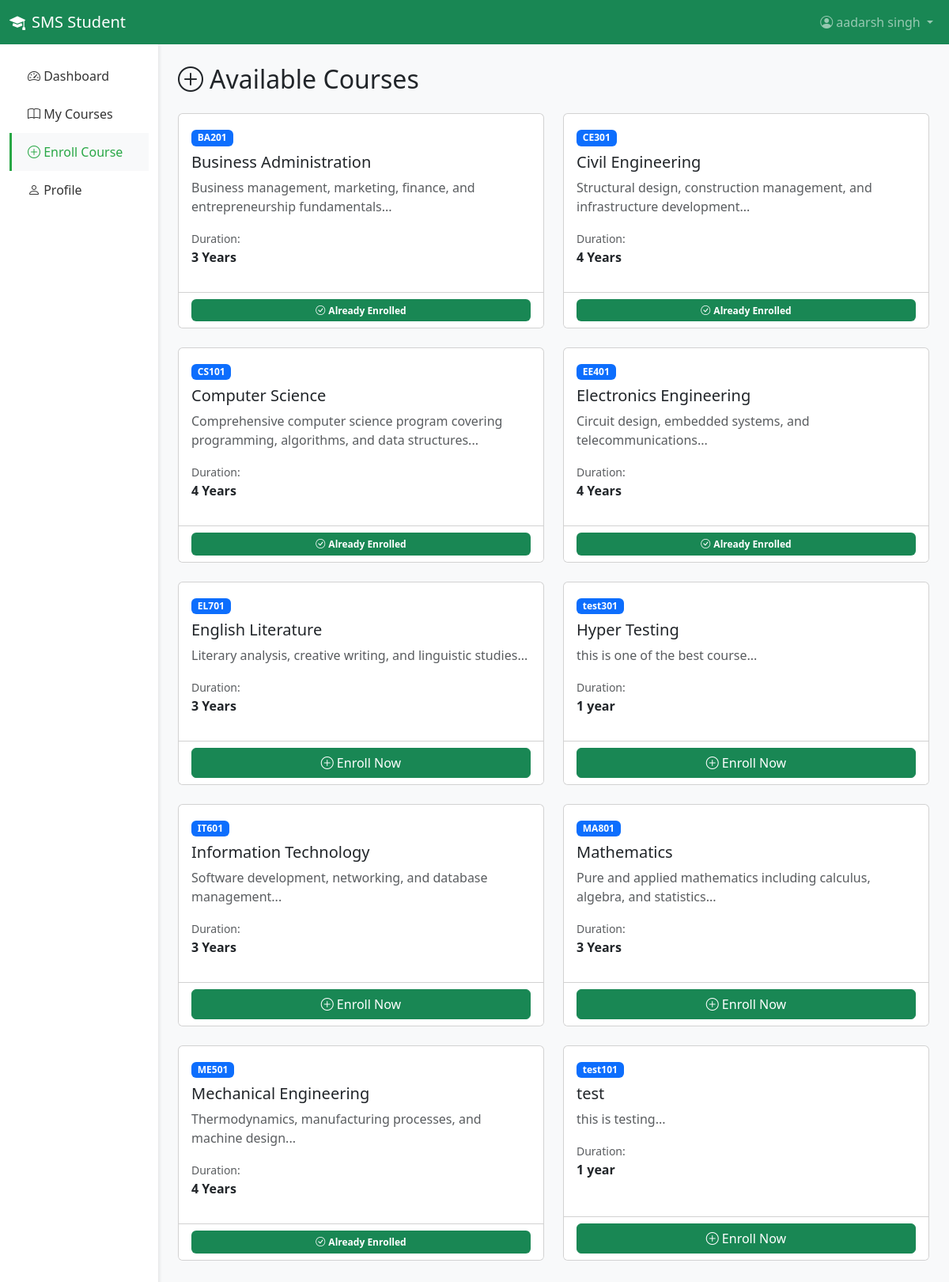
The page /student/enroll_course.php (signed in) on the database its author committed.
### tables this page shows
CREATE TABLE `courses` (
  `id` varchar(36) NOT NULL,
  `course_name` varchar(150) NOT NULL,
  `course_code` varchar(50) NOT NULL,
  `description` text DEFAULT NULL,
  `duration` varchar(50) DEFAULT NULL,
  `created_at` timestamp NOT NULL DEFAULT current_timestamp()
);

### student/enroll_course.php (the view, shortened to what this page needs)
<?php
$student_id = $_SESSION['student_id'];
$conn = new mysqli(DB_HOST, DB_USER, DB_PASS, DB_NAME);
$courses = [];
$courses_sql = "SELECT * FROM courses ORDER BY course_name";
$result = $conn->query($courses_sql);
if ($result) {
    while ($row = $result->fetch_assoc()) {
        $courses[] = $row;
    }
}
$enrolled_ids = [];
$my_courses_sql = "SELECT course_id FROM enrollments WHERE student_id = ?";
$stmt = $conn->prepare($my_courses_sql);
$stmt->bind_param("s", $student_id);
$stmt->execute();
$res = $stmt->get_result();
while ($row = $res->fetch_assoc()) {
    $enrolled_ids[] = $row['course_id'];
}
?>
<!DOCTYPE html>
<html lang="en">
<head>
    <link href="https://cdn.jsdelivr.net/npm/bootstrap@5.3.0/dist/css/bootstrap.min.css" rel="stylesheet">
    <link rel="stylesheet" href="https://cdn.jsdelivr.net/npm/bootstrap-icons@1.10.0/font/bootstrap-icons.css">
</head>
<body>
    <nav class="navbar navbar-expand-lg navbar-dark bg-success">
        <div class="container-fluid">
            <a class="navbar-brand" href="dashboard.php">
                <i class="bi bi-mortarboard-fill me-2"></i>SMS Student
            </a>
            <ul class="navbar-nav ms-auto">
                <li class="nav-item dropdown">
                    <a class="nav-link dropdown-toggle" href="#" role="button" data-bs-toggle="dropdown">
                        <i class="bi bi-person-circle me-1"></i><?php echo htmlspecialchars($_SESSION['student_name']); ?>
                    </a>
                </li>
            </ul>
        </div>
    </nav>
    <div class="container-fluid">
        <div class="row">
            <div class="col-md-3 col-lg-2 sidebar">
                <ul class="nav flex-column pt-3">
                    <li class="nav-item">
                        <a class="nav-link" href="dashboard.php">
                            <i class="bi bi-speedometer2"></i> Dashboard
                        </a>
                    </li>
                    <li class="nav-item">
                        <a class="nav-link" href="my_courses.php">
                            <i class="bi bi-book"></i> My Courses
                        </a>
                    </li>
                    <li class="nav-item">
                        <a class="nav-link active" href="enroll_course.php">
                            <i class="bi bi-plus-circle"></i> Enroll Course
                        </a>
                    </li>
                    <li class="nav-item">
                        <a class="nav-link" href="profile.php">
                            <i class="bi bi-person"></i> Profile
                        </a>
                    </li>
                </ul>
            </div>
            <main class="col-md-9 ms-sm-auto col-lg-10 main-content">
                <h2 class="mb-4"><i class="bi bi-plus-circle me-2"></i>Available Courses</h2>
                <div class="row">
                    <?php if (count($courses) > 0): ?>
                        <?php foreach ($courses as $course): ?>
                            <?php $is_enrolled = in_array($course['id'], $enrolled_ids); ?>
                            <div class="col-md-6 mb-4">
                                <div class="card course-card h-100">
                                    <div class="card-body">
                                        <span class="badge bg-primary mb-2"><?php echo htmlspecialchars($course['course_code']); ?></span>
                                        <h5 class="card-title"><?php echo htmlspecialchars($course['course_name']); ?></h5>
                                        <p class="card-text text-muted"><?php echo htmlspecialchars(substr($course['description'] ?? '', 0, 100)); ?>...</p>
                                        <div class="row g-2 mb-3">
                                            <div class="col-6">
                                                <small class="text-muted">Duration:</small>
                                                <p class="mb-0"><strong><?php echo htmlspecialchars($course['duration'] ?? 'N/A'); ?></strong></p>
                                            </div>
                                        </div>
                                    </div>
                                    <div class="card-footer bg-white">
                                        <?php if ($is_enrolled): ?>
                                            <span class="badge bg-success w-100 py-2">
                                                <i class="bi bi-check-circle me-1"></i>Already Enrolled
                                            </span>
                                        <?php else: ?>
                                            <form action="../php/code.php" method="POST" class="d-inline">
                                                <button type="submit" name="enroll" class="btn btn-success w-100">
                                                    <i class="bi bi-plus-circle me-1"></i>Enroll Now
                                                </button>
                                            </form>
                                        <?php endif; ?>
                                    </div>
                                </div>
                            </div>
                        <?php endforeach; ?>
                    <?php endif; ?>
                </div>
            </main>
        </div>
    </div>
</body>
</html>

### student/enroll_course.php (style rules this page uses)
body { background-color: #f8f9fa; }
.sidebar { min-height: calc(100vh - 56px); background-color: #fff; box-shadow: 2px 0 4px rgba(0, 0, 0, .08); }
.sidebar .nav-link { color: #333; padding: 12px 20px; border-left: 3px solid transparent; }
.sidebar .nav-link.active { background-color: #f8f9fa; border-left-color: #28a745; color: #28a745; }
.main-content { padding: 25px; }
.course-card { transition: all 0.3s; }

### rows shown on the page
courses: course_code "BA201", course_name "Business Administration", description "Business management, marketing, finance, and entrepreneurship fundamentals", duration "3 Years", shows "Already Enrolled"
courses: course_code "CE301", course_name "Civil Engineering", description "Structural design, construction management, and infrastructure development", duration "4 Years", shows "Already Enrolled"
courses: course_code "CS101", course_name "Computer Science", description "Comprehensive computer science program covering programming, algorithms, and data structures", duration "4 Years", shows "Already Enrolled"
courses: course_code "EE401", course_name "Electronics Engineering", description "Circuit design, embedded systems, and telecommunications", duration "4 Years", shows "Already Enrolled"
courses: course_code "EL701", course_name "English Literature", description "Literary analysis, creative writing, and linguistic studies", duration "3 Years"
courses: course_code "test301", course_name "Hyper Testing", description "this is one of the best course", duration "1 year"
courses: course_code "IT601", course_name "Information Technology", description "Software development, networking, and database management", duration "3 Years"
courses: course_code "MA801", course_name "Mathematics", description "Pure and applied mathematics including calculus, algebra, and statistics", duration "3 Years"
courses: course_code "ME501", course_name "Mechanical Engineering", description "Thermodynamics, manufacturing processes, and machine design", duration "4 Years", shows "Already Enrolled"
courses: course_code "test101", course_name "test", description "this is testing", duration "1 year"

### other values the page prints
$_SESSION['student_name'] "aadarsh singh"
